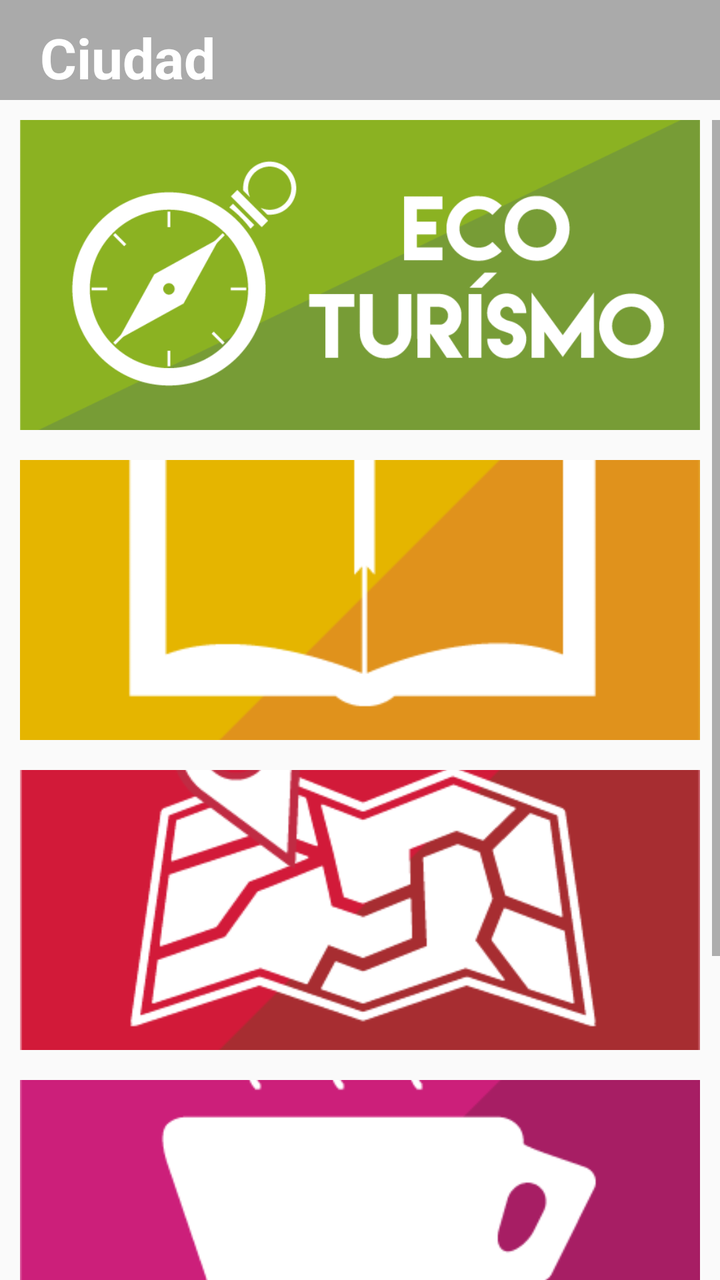
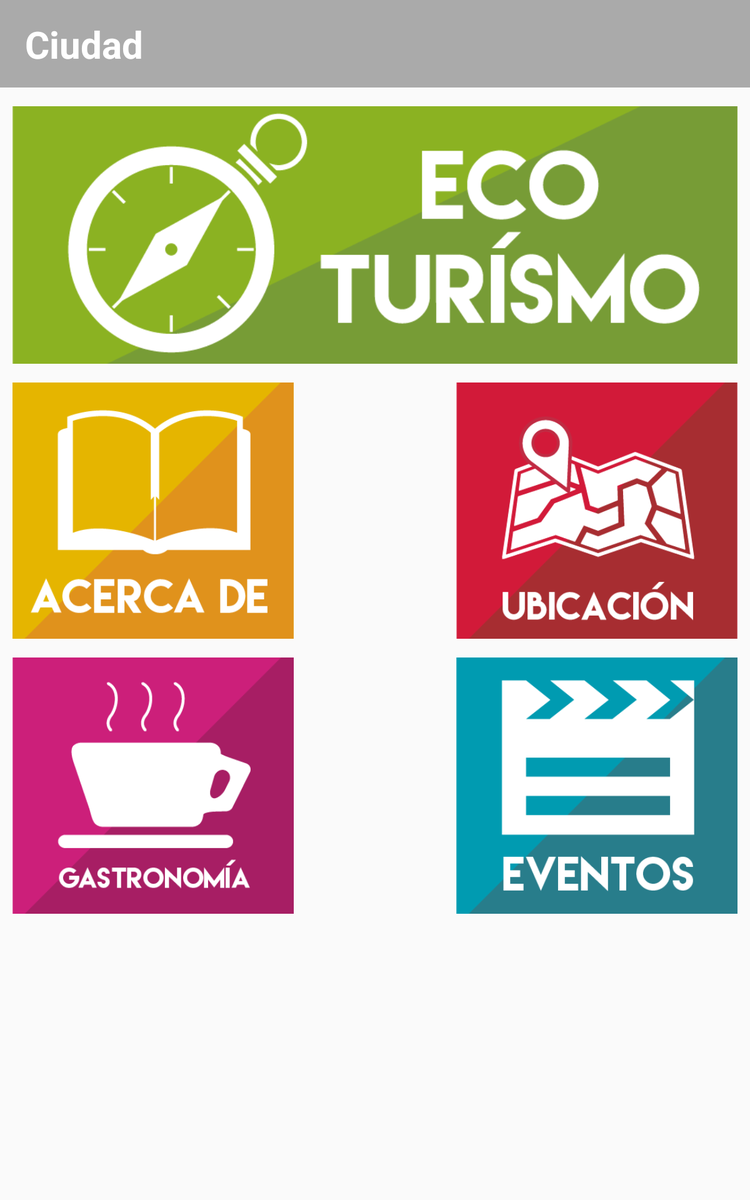

First picture: res/layout/ on a phone held upright. Second picture: the repository's own variant of that layout, on a device whose configuration matches the variant's folder. Source for both follows.
<!-- AndroidManifest.xml: application theme AppTheme -->
<!-- res/layout/activity_city_view.xml -->
<?xml version="1.0" encoding="utf-8"?>
<RelativeLayout xmlns:android="http://schemas.android.com/apk/res/android"
    xmlns:app="http://schemas.android.com/apk/res-auto"
    xmlns:tools="http://schemas.android.com/tools"
    android:id="@+id/relativecityv"
    android:layout_width="match_parent"
    android:layout_height="match_parent"
    tools:context="com.studios.jedi.diegoa_hp.vr_explora_veracruz.Activities.CityViewActivity">

    <ImageView
        android:id="@+id/iv_back"
        android:layout_width="match_parent"
        android:layout_height="50dp"
        android:background="@android:color/darker_gray"
        tools:ignore="ContentDescription" />

    <TextView
        android:id="@+id/textCityView"
        android:layout_width="wrap_content"
        android:layout_height="wrap_content"
        android:layout_alignParentStart="true"
        android:layout_alignParentTop="true"
        android:layout_marginStart="20dp"
        android:layout_marginTop="10dp"
        android:text="@string/prueba"
        android:textAppearance="?android:attr/textAppearanceLarge"
        android:textColor="#fff"
        android:textSize="28sp"
        android:textStyle="bold" />

    <ScrollView
        android:id="@+id/scrolView"
        android:layout_width="match_parent"
        android:layout_height="match_parent"
        android:layout_alignParentStart="true"
        android:layout_alignParentTop="true"
        android:layout_marginTop="60dp"
        android:animationCache="false">

        <RelativeLayout
            android:layout_width="match_parent"
            android:layout_height="wrap_content"
            android:paddingEnd="10dp"
            android:paddingStart="10dp">

            <ImageButton
                android:id="@+id/ecobtn"
                android:layout_width="match_parent"
                android:layout_height="155dp"
                android:padding="0dp"
                android:scaleType="centerCrop"
                app:srcCompat="@drawable/ecotbtn"
                tools:ignore="ContentDescription" />

            <ImageButton
                android:id="@+id/acercabtn"
                android:layout_width="wrap_content"
                android:layout_height="140dp"
                android:layout_below="@+id/ecobtn"
                android:layout_marginTop="15dp"
                android:padding="0dp"
                android:scaleType="centerCrop"
                app:srcCompat="@drawable/acercabtn"
                tools:ignore="ContentDescription" />

            <ImageButton
                android:id="@+id/ubicabtn"
                android:layout_width="match_parent"
                android:layout_height="140dp"
                android:layout_below="@+id/acercabtn"
                android:layout_marginTop="15dp"
                android:padding="0dp"
                android:scaleType="centerCrop"
                app:srcCompat="@drawable/ubicacionbtn"
                tools:ignore="ContentDescription" />

            <ImageButton
                android:id="@+id/gastrobtn"
                android:layout_width="match_parent"
                android:layout_height="140dp"
                android:layout_below="@+id/ubicabtn"
                android:layout_marginTop="15dp"
                android:padding="0dp"
                android:scaleType="centerCrop"
                app:srcCompat="@drawable/gastrobtn"
                tools:ignore="ContentDescription" />

            <ImageButton
                android:id="@+id/eventobtn"
                android:layout_width="match_parent"
                android:layout_height="140dp"
                android:layout_below="@+id/gastrobtn"
                android:layout_marginTop="15dp"
                android:padding="0dp"
                android:scaleType="centerCrop"
                app:srcCompat="@drawable/eventosbtn"
                tools:ignore="ContentDescription"
                android:layout_marginBottom="30dp"/>

        </RelativeLayout>

    </ScrollView>

</RelativeLayout>
<!-- resources referenced by this layout -->
<resources>
  <!-- drawable acercabtn: png bitmap (drawable, 8712 bytes) -->
  <!-- drawable ecotbtn: png bitmap (drawable, 25036 bytes) -->
  <!-- drawable eventosbtn: png bitmap (drawable, 7007 bytes) -->
  <!-- drawable gastrobtn: png bitmap (drawable, 9472 bytes) -->
  <!-- drawable ubicacionbtn: png bitmap (drawable, 19554 bytes) -->
  <string name="prueba">Ciudad</string>
  <style name="AppTheme" parent="Theme.AppCompat.Light.DarkActionBar">
          
          <item name="colorPrimary">@color/colorPrimary</item>
          <item name="colorPrimaryDark">@color/colorPrimaryDark</item>
          <item name="colorAccent">@color/colorAccent</item>
      </style>
  <color name="colorPrimary">#3498db</color>
  <color name="colorPrimaryDark">#303F9F</color>
  <color name="colorAccent">#ff4081</color>
</resources>
<!-- res/layout-large/activity_city_view.xml (the author's variant of the layout above) -->
<!-- drawn on a 7-inch tablet held upright -->
<?xml version="1.0" encoding="utf-8"?>
<RelativeLayout xmlns:android="http://schemas.android.com/apk/res/android"
    xmlns:app="http://schemas.android.com/apk/res-auto"
    xmlns:tools="http://schemas.android.com/tools"
    android:id="@+id/relativecityv"
    android:layout_width="match_parent"
    android:layout_height="match_parent"
    tools:context="com.studios.jedi.diegoa_hp.vr_explora_veracruz.Activities.CityViewActivity">

    <ImageView
        android:id="@+id/iv_back"
        android:layout_width="match_parent"
        android:layout_height="70dp"
        android:background="@android:color/darker_gray"
        tools:ignore="ContentDescription" />

    <TextView
        android:id="@+id/textCityView"
        android:layout_width="wrap_content"
        android:layout_height="wrap_content"
        android:layout_alignParentStart="true"
        android:layout_alignParentTop="true"
        android:layout_marginStart="20dp"
        android:layout_marginTop="15dp"
        android:text="@string/prueba"
        android:textAppearance="?android:attr/textAppearanceLarge"
        android:textColor="#fff"
        android:textSize="30sp"
        android:textStyle="bold" />

    <ScrollView
        android:id="@+id/scrolView"
        android:layout_width="match_parent"
        android:layout_height="match_parent"
        android:layout_alignParentStart="true"
        android:layout_alignParentTop="true"
        android:layout_marginTop="85dp"
        android:animationCache="false">

        <RelativeLayout
            android:layout_width="match_parent"
            android:layout_height="wrap_content"
            android:paddingEnd="10dp"
            android:paddingStart="10dp">

            <ImageButton
                android:id="@+id/ecobtn"
                android:layout_width="600dp"
                android:layout_height="206dp"
                android:padding="0dp"
                android:scaleType="centerCrop"
                app:srcCompat="@drawable/ecotbtn"
                tools:ignore="ContentDescription" />

            <ImageButton
                android:id="@+id/acercabtn"
                android:layout_width="225dp"
                android:layout_height="205dp"
                android:layout_below="@+id/ecobtn"
                android:layout_marginTop="15dp"
                android:padding="0dp"
                android:scaleType="centerCrop"
                app:srcCompat="@drawable/acercabtn"
                tools:ignore="ContentDescription" />

            <ImageButton
                android:id="@+id/ubicabtn"
                android:layout_width="225dp"
                android:layout_height="205dp"
                android:layout_alignEnd="@+id/ecobtn"
                android:layout_below="@+id/ecobtn"
                android:layout_marginTop="15dp"
                android:padding="0dp"
                android:scaleType="centerCrop"
                app:srcCompat="@drawable/ubicacionbtn"
                tools:ignore="ContentDescription" />

            <ImageButton
                android:id="@+id/gastrobtn"
                android:layout_width="225dp"
                android:layout_height="205dp"
                android:layout_below="@+id/acercabtn"
                android:layout_marginTop="15dp"
                android:padding="0dp"
                android:scaleType="centerCrop"
                app:srcCompat="@drawable/gastrobtn"
                tools:ignore="ContentDescription" />

            <ImageButton
                android:id="@+id/eventobtn"
                android:layout_width="225dp"
                android:layout_height="205dp"
                android:layout_alignEnd="@+id/ecobtn"
                android:layout_alignTop="@+id/gastrobtn"
                android:padding="0dp"
                android:scaleType="centerCrop"
                app:srcCompat="@drawable/eventosbtn"
                tools:ignore="ContentDescription" />
        </RelativeLayout>
    </ScrollView>

</RelativeLayout>
